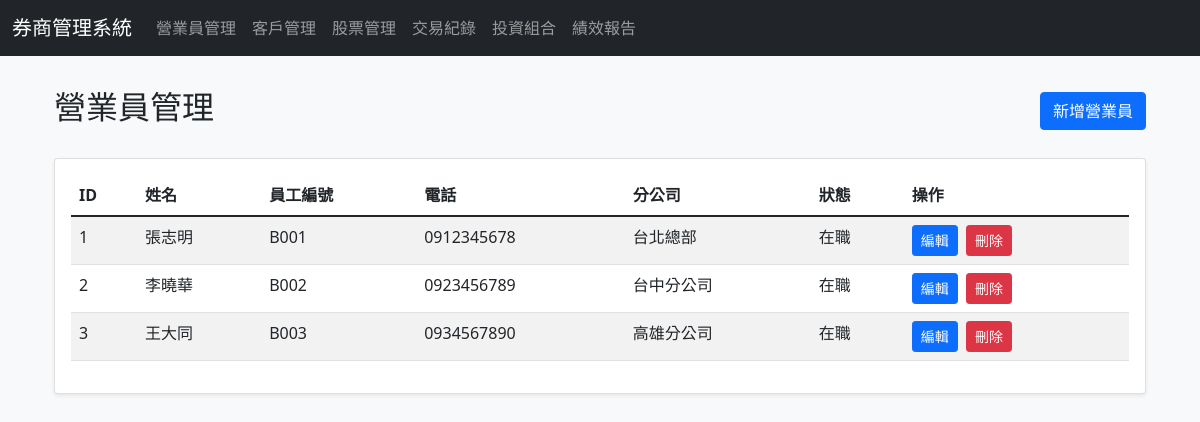
Screenshot of /brokers.php with the database file from the repository.
### tables this page shows
CREATE TABLE brokers (
    broker_id INT PRIMARY KEY AUTO_INCREMENT,
    name VARCHAR(50) NOT NULL,
    employee_number VARCHAR(20) UNIQUE NOT NULL,
    phone VARCHAR(20),
    branch_office VARCHAR(50),
    status ENUM('active', 'inactive') DEFAULT 'active',
    created_at TIMESTAMP DEFAULT CURRENT_TIMESTAMP
);

### brokers.php (the view, shortened to what this page needs)
<?php
include 'includes/connect.php';
include 'includes/header.php';
?>
<div class="container">
    <div class="row mb-4">
        <div class="col-md-12 d-flex justify-content-between align-items-center">
            <h2>營業員管理</h2>
            <button type="button" class="btn btn-primary" data-bs-toggle="modal" data-bs-target="#addBrokerModal">
                新增營業員
            </button>
        </div>
    </div>
    <div class="card">
        <div class="card-body">
            <table class="table table-striped" id="brokersTable">
                <thead>
                    <tr>
                        <th>ID</th>
                        <th>姓名</th>
                        <th>員工編號</th>
                        <th>電話</th>
                        <th>分公司</th>
                        <th>狀態</th>
                        <th>操作</th>
                    </tr>
                </thead>
                <tbody>
                    <?php
                    $result = $db->query("SELECT * FROM brokers ORDER BY broker_id");
                    while ($row = $result->fetch_assoc()) {
                        echo "<tr>";
                        echo "<td>" . $row['broker_id'] . "</td>";
                        echo "<td>" . $row['name'] . "</td>";
                        echo "<td>" . $row['employee_number'] . "</td>";
                        echo "<td>" . $row['phone'] . "</td>";
                        echo "<td>" . $row['branch_office'] . "</td>";
                        echo "<td>" . ($row['status'] == 'active' ? '在職' : '離職') . "</td>";
                        echo "<td>
                                <button class='btn btn-sm btn-primary me-1' onclick='editBroker(" . json_encode($row) . ")'>編輯</button>
                                <button class='btn btn-sm btn-danger' onclick='deleteBroker(" . $row['broker_id'] . ")'>刪除</button>
                              </td>";
                        echo "</tr>";
                    }
                    ?>
                </tbody>
            </table>
        </div>
    </div>
</div>
<?php include 'includes/footer.php'; ?>

### css/style.css (style rules this page uses)
body { background-color: #f8f9fa; }
.card { box-shadow: 0 0.125rem 0.25rem rgba(0, 0, 0, 0.075); margin-bottom: 1.5rem; }

### rows the page displays
brokers: broker_id "1", name "張志明", employee_number "B001", phone "0912345678", branch_office "台北總部", status "在職"
brokers: broker_id "2", name "李曉華", employee_number "B002", phone "0923456789", branch_office "台中分公司", status "在職"
brokers: broker_id "3", name "王大同", employee_number "B003", phone "0934567890", branch_office "高雄分公司", status "在職"
